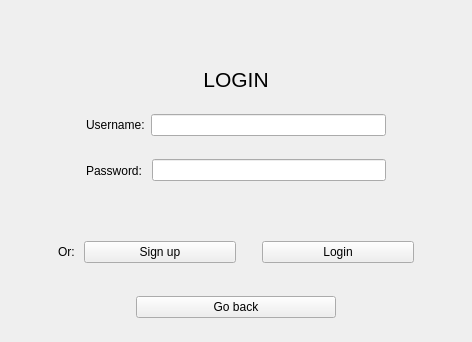
<?xml version="1.0" encoding="UTF-8"?>
<ui version="4.0">
 <class>LoginWindow</class>
 <widget class="QWidget" name="LoginWindow">
  <property name="geometry">
   <rect>
    <x>0</x>
    <y>0</y>
    <width>472</width>
    <height>342</height>
   </rect>
  </property>
  <property name="windowTitle">
   <string>Form</string>
  </property>
  <layout class="QVBoxLayout" name="verticalLayout_3">
   <item>
    <widget class="QWidget" name="widget" native="true">
     <layout class="QVBoxLayout" name="verticalLayout_2">
      <item>
       <widget class="QStackedWidget" name="stackedWidget">
        <property name="currentIndex">
         <number>0</number>
        </property>
        <widget class="QWidget" name="loginPage">
         <layout class="QVBoxLayout" name="verticalLayout_4">
          <item>
           <widget class="QWidget" name="widget_4" native="true">
            <layout class="QHBoxLayout" name="horizontalLayout_3">
             <property name="leftMargin">
              <number>0</number>
             </property>
             <property name="topMargin">
              <number>0</number>
             </property>
             <property name="rightMargin">
              <number>0</number>
             </property>
             <property name="bottomMargin">
              <number>0</number>
             </property>
             <item>
              <spacer name="verticalSpacer">
               <property name="orientation">
                <enum>Qt::Orientation::Vertical</enum>
               </property>
               <property name="sizeHint" stdset="0">
                <size>
                 <width>0</width>
                 <height>40</height>
                </size>
               </property>
              </spacer>
             </item>
             <item>
              <widget class="QWidget" name="widget_6" native="true">
               <property name="maximumSize">
                <size>
                 <width>300</width>
                 <height>130</height>
                </size>
               </property>
               <layout class="QVBoxLayout" name="verticalLayout_6">
                <property name="leftMargin">
                 <number>0</number>
                </property>
                <property name="topMargin">
                 <number>0</number>
                </property>
                <property name="rightMargin">
                 <number>0</number>
                </property>
                <property name="bottomMargin">
                 <number>0</number>
                </property>
                <item>
                 <widget class="QLabel" name="label_4">
                  <property name="font">
                   <font>
                    <pointsize>16</pointsize>
                   </font>
                  </property>
                  <property name="text">
                   <string>LOGIN</string>
                  </property>
                  <property name="alignment">
                   <set>Qt::AlignmentFlag::AlignCenter</set>
                  </property>
                 </widget>
                </item>
                <item>
                 <widget class="QWidget" name="widget_7" native="true">
                  <property name="maximumSize">
                   <size>
                    <width>300</width>
                    <height>60</height>
                   </size>
                  </property>
                  <layout class="QHBoxLayout" name="horizontalLayout_5">
                   <property name="leftMargin">
                    <number>0</number>
                   </property>
                   <property name="topMargin">
                    <number>0</number>
                   </property>
                   <property name="rightMargin">
                    <number>0</number>
                   </property>
                   <property name="bottomMargin">
                    <number>0</number>
                   </property>
                   <item>
                    <widget class="QLabel" name="usernameLabel">
                     <property name="maximumSize">
                      <size>
                       <width>75</width>
                       <height>16777215</height>
                      </size>
                     </property>
                     <property name="text">
                      <string>Username:</string>
                     </property>
                    </widget>
                   </item>
                   <item>
                    <widget class="QLineEdit" name="usernameLineEdit">
                     <property name="maximumSize">
                      <size>
                       <width>250</width>
                       <height>16777215</height>
                      </size>
                     </property>
                    </widget>
                   </item>
                  </layout>
                 </widget>
                </item>
                <item>
                 <widget class="QWidget" name="widget_5" native="true">
                  <property name="maximumSize">
                   <size>
                    <width>300</width>
                    <height>60</height>
                   </size>
                  </property>
                  <layout class="QHBoxLayout" name="horizontalLayout_4">
                   <property name="leftMargin">
                    <number>0</number>
                   </property>
                   <property name="topMargin">
                    <number>0</number>
                   </property>
                   <property name="rightMargin">
                    <number>0</number>
                   </property>
                   <property name="bottomMargin">
                    <number>0</number>
                   </property>
                   <item>
                    <widget class="QLabel" name="passwordLabel">
                     <property name="maximumSize">
                      <size>
                       <width>75</width>
                       <height>16777215</height>
                      </size>
                     </property>
                     <property name="text">
                      <string>Password: </string>
                     </property>
                    </widget>
                   </item>
                   <item>
                    <widget class="QLineEdit" name="passwordLineEdit">
                     <property name="text">
                      <string/>
                     </property>
                     <property name="echoMode">
                      <enum>QLineEdit::EchoMode::Password</enum>
                     </property>
                    </widget>
                   </item>
                  </layout>
                 </widget>
                </item>
               </layout>
              </widget>
             </item>
             <item>
              <spacer name="verticalSpacer_2">
               <property name="orientation">
                <enum>Qt::Orientation::Vertical</enum>
               </property>
               <property name="sizeHint" stdset="0">
                <size>
                 <width>0</width>
                 <height>40</height>
                </size>
               </property>
              </spacer>
             </item>
            </layout>
           </widget>
          </item>
          <item>
           <widget class="QWidget" name="widget_3" native="true">
            <property name="maximumSize">
             <size>
              <width>16777215</width>
              <height>50</height>
             </size>
            </property>
            <layout class="QHBoxLayout" name="horizontalLayout_2">
             <item>
              <spacer name="verticalSpacer_3">
               <property name="orientation">
                <enum>Qt::Orientation::Vertical</enum>
               </property>
               <property name="sizeHint" stdset="0">
                <size>
                 <width>20</width>
                 <height>40</height>
                </size>
               </property>
              </spacer>
             </item>
             <item>
              <widget class="QLabel" name="label_3">
               <property name="maximumSize">
                <size>
                 <width>20</width>
                 <height>16777215</height>
                </size>
               </property>
               <property name="text">
                <string>Or:</string>
               </property>
              </widget>
             </item>
             <item>
              <widget class="QPushButton" name="goregisterButton">
               <property name="maximumSize">
                <size>
                 <width>16777215</width>
                 <height>16777215</height>
                </size>
               </property>
               <property name="text">
                <string>Sign up</string>
               </property>
              </widget>
             </item>
             <item>
              <spacer name="verticalSpacer_5">
               <property name="orientation">
                <enum>Qt::Orientation::Vertical</enum>
               </property>
               <property name="sizeHint" stdset="0">
                <size>
                 <width>20</width>
                 <height>40</height>
                </size>
               </property>
              </spacer>
             </item>
             <item>
              <widget class="QPushButton" name="loginButton">
               <property name="text">
                <string>Login</string>
               </property>
              </widget>
             </item>
             <item>
              <spacer name="verticalSpacer_4">
               <property name="orientation">
                <enum>Qt::Orientation::Vertical</enum>
               </property>
               <property name="sizeHint" stdset="0">
                <size>
                 <width>20</width>
                 <height>40</height>
                </size>
               </property>
              </spacer>
             </item>
            </layout>
           </widget>
          </item>
         </layout>
        </widget>
        <widget class="QWidget" name="registerPage">
         <layout class="QVBoxLayout" name="verticalLayout">
          <item>
           <widget class="QWidget" name="widget_10" native="true">
            <layout class="QHBoxLayout" name="horizontalLayout_7">
             <property name="leftMargin">
              <number>0</number>
             </property>
             <property name="topMargin">
              <number>0</number>
             </property>
             <property name="rightMargin">
              <number>0</number>
             </property>
             <property name="bottomMargin">
              <number>0</number>
             </property>
             <item>
              <spacer name="verticalSpacer_11">
               <property name="orientation">
                <enum>Qt::Orientation::Vertical</enum>
               </property>
               <property name="sizeHint" stdset="0">
                <size>
                 <width>0</width>
                 <height>40</height>
                </size>
               </property>
              </spacer>
             </item>
             <item>
              <widget class="QWidget" name="widget_11" native="true">
               <property name="maximumSize">
                <size>
                 <width>300</width>
                 <height>130</height>
                </size>
               </property>
               <layout class="QVBoxLayout" name="verticalLayout_7">
                <property name="leftMargin">
                 <number>0</number>
                </property>
                <property name="topMargin">
                 <number>0</number>
                </property>
                <property name="rightMargin">
                 <number>0</number>
                </property>
                <property name="bottomMargin">
                 <number>0</number>
                </property>
                <item>
                 <widget class="QLabel" name="label_2">
                  <property name="font">
                   <font>
                    <pointsize>16</pointsize>
                   </font>
                  </property>
                  <property name="text">
                   <string>SIGN UP</string>
                  </property>
                  <property name="alignment">
                   <set>Qt::AlignmentFlag::AlignCenter</set>
                  </property>
                 </widget>
                </item>
                <item>
                 <widget class="QWidget" name="widget_12" native="true">
                  <property name="maximumSize">
                   <size>
                    <width>300</width>
                    <height>60</height>
                   </size>
                  </property>
                  <layout class="QHBoxLayout" name="horizontalLayout_8">
                   <property name="leftMargin">
                    <number>0</number>
                   </property>
                   <property name="topMargin">
                    <number>0</number>
                   </property>
                   <property name="rightMargin">
                    <number>0</number>
                   </property>
                   <property name="bottomMargin">
                    <number>0</number>
                   </property>
                   <item>
                    <widget class="QLabel" name="usernameLabel_2">
                     <property name="maximumSize">
                      <size>
                       <width>75</width>
                       <height>16777215</height>
                      </size>
                     </property>
                     <property name="text">
                      <string>Username:</string>
                     </property>
                    </widget>
                   </item>
                   <item>
                    <widget class="QLineEdit" name="usernameLineEdit_2">
                     <property name="maximumSize">
                      <size>
                       <width>250</width>
                       <height>16777215</height>
                      </size>
                     </property>
                    </widget>
                   </item>
                  </layout>
                 </widget>
                </item>
                <item>
                 <widget class="QWidget" name="widget_13" native="true">
                  <property name="maximumSize">
                   <size>
                    <width>300</width>
                    <height>60</height>
                   </size>
                  </property>
                  <layout class="QHBoxLayout" name="horizontalLayout_9">
                   <property name="leftMargin">
                    <number>0</number>
                   </property>
                   <property name="topMargin">
                    <number>0</number>
                   </property>
                   <property name="rightMargin">
                    <number>0</number>
                   </property>
                   <property name="bottomMargin">
                    <number>0</number>
                   </property>
                   <item>
                    <widget class="QLabel" name="passwordLabel_2">
                     <property name="maximumSize">
                      <size>
                       <width>75</width>
                       <height>16777215</height>
                      </size>
                     </property>
                     <property name="text">
                      <string>Password: </string>
                     </property>
                    </widget>
                   </item>
                   <item>
                    <widget class="QLineEdit" name="passwordLineEdit_2">
                     <property name="text">
                      <string/>
                     </property>
                     <property name="echoMode">
                      <enum>QLineEdit::EchoMode::Password</enum>
                     </property>
                    </widget>
                   </item>
                  </layout>
                 </widget>
                </item>
               </layout>
              </widget>
             </item>
             <item>
              <spacer name="verticalSpacer_12">
               <property name="orientation">
                <enum>Qt::Orientation::Vertical</enum>
               </property>
               <property name="sizeHint" stdset="0">
                <size>
                 <width>0</width>
                 <height>40</height>
                </size>
               </property>
              </spacer>
             </item>
            </layout>
           </widget>
          </item>
          <item>
           <widget class="QWidget" name="widget_2" native="true">
            <property name="maximumSize">
             <size>
              <width>16777215</width>
              <height>50</height>
             </size>
            </property>
            <layout class="QHBoxLayout" name="horizontalLayout">
             <item>
              <spacer name="verticalSpacer_8">
               <property name="orientation">
                <enum>Qt::Orientation::Vertical</enum>
               </property>
               <property name="sizeHint" stdset="0">
                <size>
                 <width>20</width>
                 <height>40</height>
                </size>
               </property>
              </spacer>
             </item>
             <item>
              <widget class="QLabel" name="label">
               <property name="maximumSize">
                <size>
                 <width>20</width>
                 <height>16777215</height>
                </size>
               </property>
               <property name="text">
                <string>Or:</string>
               </property>
              </widget>
             </item>
             <item>
              <widget class="QPushButton" name="gologinButton">
               <property name="text">
                <string>Log in</string>
               </property>
              </widget>
             </item>
             <item>
              <spacer name="verticalSpacer_9">
               <property name="orientation">
                <enum>Qt::Orientation::Vertical</enum>
               </property>
               <property name="sizeHint" stdset="0">
                <size>
                 <width>20</width>
                 <height>40</height>
                </size>
               </property>
              </spacer>
             </item>
             <item>
              <widget class="QPushButton" name="registerButton">
               <property name="text">
                <string>Sign up</string>
               </property>
              </widget>
             </item>
             <item>
              <spacer name="verticalSpacer_10">
               <property name="orientation">
                <enum>Qt::Orientation::Vertical</enum>
               </property>
               <property name="sizeHint" stdset="0">
                <size>
                 <width>20</width>
                 <height>40</height>
                </size>
               </property>
              </spacer>
             </item>
            </layout>
           </widget>
          </item>
         </layout>
        </widget>
       </widget>
      </item>
      <item>
       <widget class="QWidget" name="widget_8" native="true">
        <property name="maximumSize">
         <size>
          <width>16777215</width>
          <height>30</height>
         </size>
        </property>
        <layout class="QHBoxLayout" name="horizontalLayout_6">
         <property name="leftMargin">
          <number>0</number>
         </property>
         <property name="topMargin">
          <number>0</number>
         </property>
         <property name="rightMargin">
          <number>0</number>
         </property>
         <property name="bottomMargin">
          <number>0</number>
         </property>
         <item>
          <spacer name="verticalSpacer_6">
           <property name="orientation">
            <enum>Qt::Orientation::Vertical</enum>
           </property>
           <property name="sizeHint" stdset="0">
            <size>
             <width>20</width>
             <height>40</height>
            </size>
           </property>
          </spacer>
         </item>
         <item>
          <widget class="QPushButton" name="backButton">
           <property name="maximumSize">
            <size>
             <width>200</width>
             <height>16777215</height>
            </size>
           </property>
           <property name="text">
            <string>Go back</string>
           </property>
          </widget>
         </item>
         <item>
          <spacer name="verticalSpacer_7">
           <property name="orientation">
            <enum>Qt::Orientation::Vertical</enum>
           </property>
           <property name="sizeHint" stdset="0">
            <size>
             <width>20</width>
             <height>40</height>
            </size>
           </property>
          </spacer>
         </item>
        </layout>
       </widget>
      </item>
     </layout>
    </widget>
   </item>
  </layout>
 </widget>
 <resources/>
 <connections/>
</ui>
